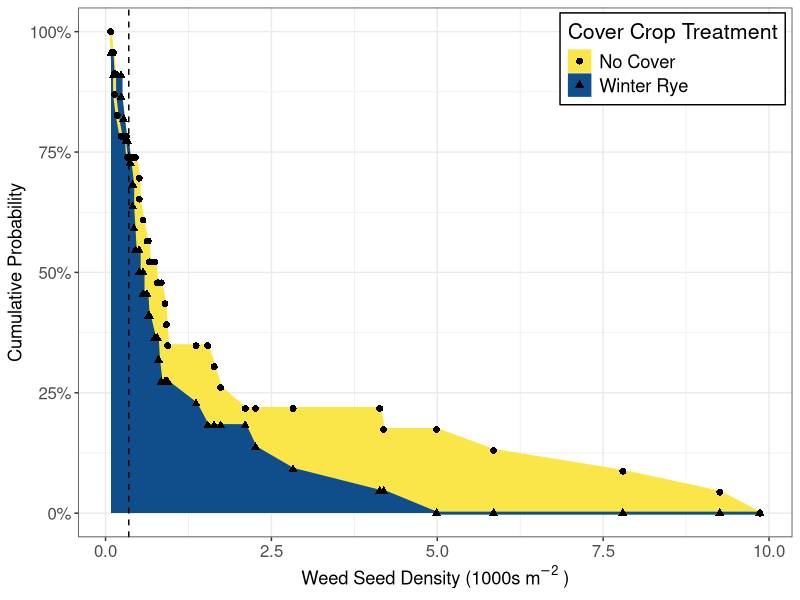

Recreate this plot in R. (Note: this script raises an error after producing the figure.)
##################################
# Author: Gina Nichols (vnichols@iastate.edu)
# Created: 5/22/2020
#
# Purpose: make stoch dom fig
#
# Last modified:
#                8/31/2020 (didn't get submitted?, update w/new field delineation)
#
# Notes:
####################################

rm(list = ls())
library(tidyverse)


p_green <- "#619B44"
p_blue <- "dodgerblue4"#"#46B2B5"
p_pink <- "#DC1A64"
p_orange <- "#FFA726"
p_yellow <- "#FAE549FD" #"#FFE100"
p_gray <- "#E7E6E6"
p_purp <- "#8B1C62"


# data --------------------------------------------------------------------


stodom <- read_csv("01_stats-stoch-dom/st_stoch-dom-res.csv")


# figure ------------------------------------------------------------------

# mylegendtheme <-   theme(#legend.direction = "horizontal",
#   #legend.position = "bottom",
#   legend.justification = c(1, 1),
#   legend.position = c(0.9, 0.9),
#   legend.background = element_blank(),
#   legend.key.width = unit(1.4, "cm"),
#   legend.key.height = unit(0.5, "cm"),
#   legend.key.size = unit(1, "cm"),
#   #axis.title.y = element_text(angle = 0, 
#   #                            vjust = 0.5, 
#   #                            hjust = -1)
# )



mylegendtheme <- theme(
  legend.justification = c(1, 1),
  legend.position = c(0.99, 0.99),
  legend.background = element_rect(color = "black", fill = "white"),
  legend.title = element_text(size = rel(1.4))
)


myaxistexttheme <- theme(axis.text = element_text(size = rel(1.1)),
                         legend.text = element_text(size = rel(1.2)),
                         axis.title = element_text(size = rel(1.2)))


#labseedsm2 = expression('Weed Seeds\n (1000s m'^"-2)")
labseedsm2 <- bquote("Weed Seed Density (1000s"~m^-2~")")


# fig ---------------------------------------------------------------------

library(ggridges)
library(scales)

#--inv cum diff
stodom %>% 
  pivot_longer(sc_nocum:sc_ryecum) %>% 
  mutate(name = recode(name, 
                       "sc_nocum" = "No Cover",
                       "sc_ryecum" = "Winter Rye")) %>%  
  select(seeds, name, value) %>% 
  mutate(inv_value = 1 - value) %>% 
  ggplot(aes(seeds/1000, inv_value, color = name, fill = name, group = name, shape = name)) + 
  ggridges::geom_density_line(stat = "identity", 
                              size = 0.5, 
                              #alpha = 0.7
                              ) +
  geom_line(size = 1) +
  geom_point(size = 2, color = "black") +
  scale_fill_manual(values = c("No Cover" = p_yellow,
                               "Winter Rye" = p_blue)) +
  scale_color_manual(values = c("No Cover" = p_yellow,
                                "Winter Rye" = p_blue)) +
  geom_vline(xintercept = 350/1000, linetype = "dashed") +
  theme_bw() + 
  scale_y_continuous(labels = label_percent()) +
  myaxistexttheme + 
  mylegendtheme +
  labs(x = labseedsm2,
       y = "Cumulative Probability",
       fill = "Cover Crop Treatment",
       color = "Cover Crop Treatment",
       shape = "Cover Crop Treatment")


ggsave("02_make-figs/manu-new/fig5.jpg", width = 6, height = 5)
